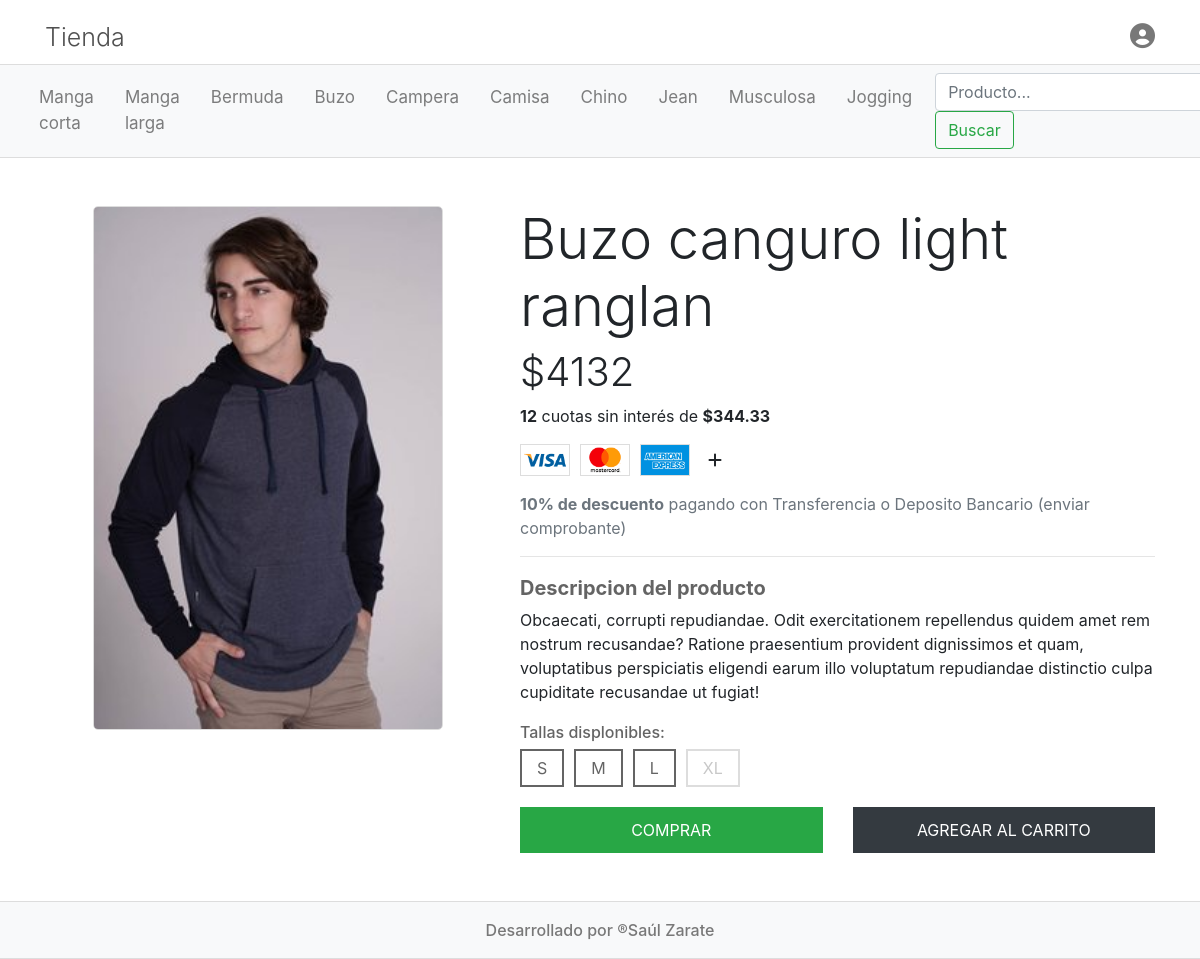
Screenshot of /index.php?controller=producto&action=getOne&productoId=7 with the database file from the repository.
### tables this page shows
CREATE TABLE `categoria` (
  `id` tinyint(3) UNSIGNED NOT NULL,
  `nombre` varchar(50) NOT NULL
);

CREATE TABLE `producto` (
  `id` tinyint(3) UNSIGNED NOT NULL,
  `nombre` varchar(100) NOT NULL,
  `precio` float NOT NULL,
  `descripcion` text NOT NULL,
  `imagen` varchar(200) NOT NULL,
  `categoria_id` tinyint(3) UNSIGNED NOT NULL
);

### controllers/ProductoController.php (called while the page is built, shortened)
<?php
require_once __DIR__ . "/../models/Producto.php";
require_once __DIR__ . "/../models/Categoria.php";
require_once __DIR__ . "/../helpers/Utils.php";
class ProductoController{
    public function getOne(){
        $id_producto = $_GET["productoId"];
        $objProducto = new Producto();
        $objProducto->setId($id_producto);
        $producto = $objProducto->getOne();
        require_once __DIR__ . "/../views/producto/producto.php";
    }
}

### helpers/Utils.php (called while the page is built, shortened)
<?php
class Utils {
  public static function showCategorias(){
    require_once __DIR__ . "/../models/Categoria.php";
    $categorias = new Categoria();
    return $categorias->getAll();
  }
  public static function isAdmin(){
    return isset($_SESSION["identity"]) && $_SESSION["identity"]->rol == "admin";
  }
}

### config/db.php (called while the page is built)
<?php
class DataBase {
    public static function conexion(){
        try{
            $baseDatos = "dvshop";
            $host = "127.0.0.1";
            $port = 3306;
            $user = "root";
            $password = "";
            return new PDO("mysql:dbname=$baseDatos;chartset=UTF-8;host=$host;port=$port",$user,$password);
        }catch( Exception $e ){
            echo "Erro en la conexion con la base de datos <br>";
            echo $e->getMessage();
            exit();
        }
    }
}

### models/Categoria.php (called while the page is built, shortened)
<?php
require_once __DIR__ . "/../config/db.php";
class Categoria {
    private $db;
    public function __construct(){
        $this->db = DataBase::conexion();
    }
    public function getAll(){
        $sql = "SELECT * FROM categoria";
        $query = $this->db->prepare($sql);
        $query->execute();
        return $query->fetchAll(PDO::FETCH_OBJ);
    }
}

### models/Producto.php (called while the page is built, shortened)
<?php
require_once __DIR__ . "/../config/db.php";
class Producto{
    private $id;
    private $db;
    public function __construct(){
        $this->db = DataBase::conexion();
    }
    public function setId($id){
        $this->id = $id;
    }
    public function getOne(){
        $sql = "SELECT * FROM producto WHERE id = :id";
        $query = $this->db->prepare($sql);
        $query->execute([
            ":id" => $this->id
        ]);
        return $query->fetch(PDO::FETCH_OBJ);
    }
}

### views/producto/producto.php (the view, shortened to what this page needs)
<!DOCTYPE html>
<html lang="es">
<head>
    <?php require_once __DIR__ . "/../layout/links.php" ?>
</head>
<body>
    <?php require_once __DIR__ ."/../layout/header.php" ?>
    <?php require_once __DIR__ ."/../layout/nav.php" ?>
    <main class="container my-5">
        <div class="row">
            <div class="col-md-5 text-center">
                <img src="<?=base_url?>uploads/images/<?=$producto->imagen?>" alt="Imagen" class="img-fluid imgProducto">
            </div>
            <div class="col-md-7">
                <h1 class="text-center text-md-left display-4 titulo-producto"><?=ucfirst($producto->nombre)?></h1>
                <h2 class="text-center text-md-left display-4 precio-producto">$<?=$producto->precio?></h2>
                <p class="text-center text-md-left"><strong>12</strong> cuotas sin interés de <strong>$<?=round($producto->precio/12,2)?></strong></p>
                <ul class="mediosDePagoProducto justify-content-center justify-content-md-start">
                    <li>
                        <img src="<?=base_url?>assets/img/visa@2x.png" alt="tarjeta visa" class="img-fluid tarjetaBancaria">
                    </li>
                    <li>
                        <img src="<?=base_url?>assets/img/mastercard@2x.png" alt="tarjeta mastercard" class="img-fluid tarjetaBancaria">
                    </li>
                    <li>
                        <img src="<?=base_url?>assets/img/amex@2x.png" alt="tarjeta american express" class="img-fluid tarjetaBancaria">
                    </li>
                    <li class="my-auto ml-2">
                        <i class="fas fa-plus"></i>
                    </li>
                </ul>
                <p class="text-secondary text-center text-md-left">
                    <strong>10% de descuento</strong> pagando con Transferencia o Deposito Bancario (enviar comprobante)
                </p>
                <hr>
                <p class="title-descripcion-producto">Descripcion del producto</p>
                <p><?=ucfirst($producto->descripcion)?></p>
                <p class="text-tallas-disponibles">Tallas displonibles:</p>
                <div class="contenedor-Tallas">
                    <div>S</div>
                    <div>M</div>
                    <div>L</div>
                    <div>XL</div>
                </div>
                <div class="row mt-1">
                    <div class="col-md-6 mt-3">
                        <button class="btn btn-success btn-block boton-producto">COMPRAR</button>
                    </div>
                    <div class="col-md-6 mt-3">
                        <button class="btn btn-dark btn-block boton-producto">AGREGAR AL CARRITO</button>
                    </div>
                </div>
            </div>
        </div>
    </main>
    <?php require_once __DIR__ . "/../layout/footer.php"?>
</body>
</html>

### views/layout/nav.php (shortened to what this page needs)
<nav class="navbar navbar-expand-lg navbar-light bg-light barraDeNavegacion">
    <div class="container-fluid">
      <div class="collapse navbar-collapse" id="navbarSupportedContent">
        <ul class="navbar-nav mr-auto">
          <?php
          if (!Utils::isAdmin()) :
            foreach (Utils::showCategorias() as $categoria) : ?>
              <li class="nav-item">
                <a class="nav-link a-navBar" href="<?= base_url . "index.php?controller=producto&action=getForCategoria&categoria=" . $categoria->id ?>">
                  <?= ucfirst($categoria->nombre) ?>
                </a>
              </li>
          <?php
            endforeach;
          endif; ?>
        </ul>
          <?php if (!Utils::isAdmin()): ?>
            <form class="form-inline my-2 my-lg-0" action="<?=base_url.'index.php?controller=producto&action=search'?>" method="POST">
              <input class="form-control" type="search" placeholder="Producto..." aria-label="Search" name="producto">
              <button class="btn btn-outline-success my-2 my-sm-0" type="submit" name="submitBuscador">Buscar</button>
            </form>
          <?php endif; ?>
      </div>
    </div>
  </nav>

### assets/css/style.css (style rules this page uses)
* { margin: 0; padding: 0; box-sizing: border-box; }
a { text-decoration: none!important; }
nav.barraDeNavegacion { position: sticky!important; top: 0; z-index: 99; border-top: 1px solid #ddd; border-bottom: 1px solid #ddd; }
.a-navBar { font-size: 17px; margin-right: 15px; }
.imgProducto { width: 350px; height: auto; border: 1px solid #ddd; border-radius: 5px; }
.mediosDePagoProducto { list-style: none; display: flex; }
.tarjetaBancaria { width: 50px; border: 1px solid #ddd; margin-right: 10px; }
.text-tallas-disponibles { margin-bottom: 5px; color: rgb(100, 100, 100); font-weight: 500; }
.contenedor-Tallas { display: flex; }
.contenedor-Tallas > div { color: rgb(100, 100, 100); border: 2px solid rgb(100, 100, 100); padding: 5px 15px; margin-right: 10px; }
.contenedor-Tallas > div:last-child { border: 2px solid #ddd; color: rgb(200, 200, 200); }
.boton-producto { border-radius: 0; padding: 10px 0; }
.titulo-producto { font-weight: 350; }
.precio-producto { font-size: 40px; }
.title-descripcion-producto { font-weight: bold; color: rgb(100, 100, 100); margin-bottom: 5px; font-size: 20px; }

### rows the page displays
categoria: nombre "Manga corta"
categoria: nombre "Manga larga"
categoria: nombre "Bermuda"
categoria: nombre "Buzo"
categoria: nombre "Campera"
categoria: nombre "Camisa"
categoria: nombre "Chino"
categoria: nombre "Jean"
categoria: nombre "Musculosa"
categoria: nombre "Jogging"
producto: imagen (picture), nombre "Buzo canguro light ranglan", precio "4132", $producto->precio/12 "344.33", descripcion "Obcaecati, corrupti repudiandae. Odit exercitationem repellendus quidem amet rem nostrum recusandae? Ratione praesentium provident dignissimos et quam, voluptatibus perspiciatis eligendi earum illo voluptatum repudiandae distinctio culpa cupiditate recusandae ut fugiat!"
